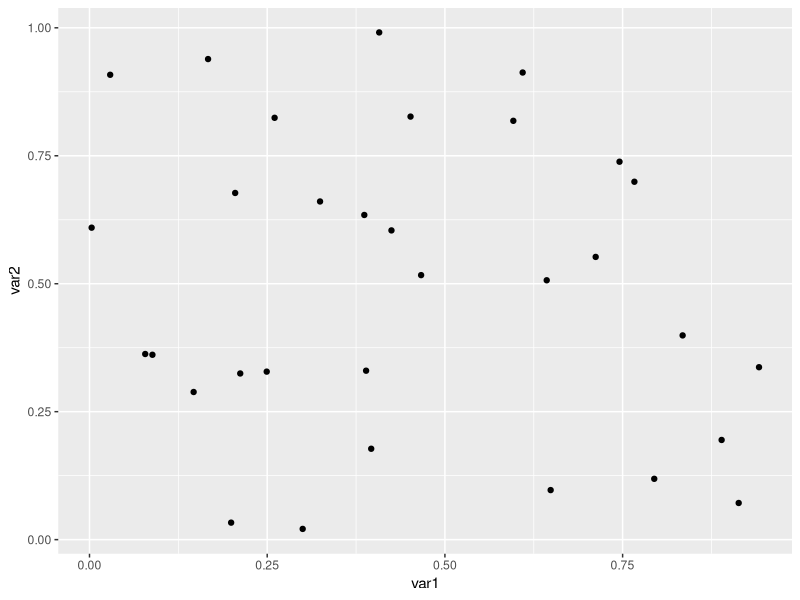
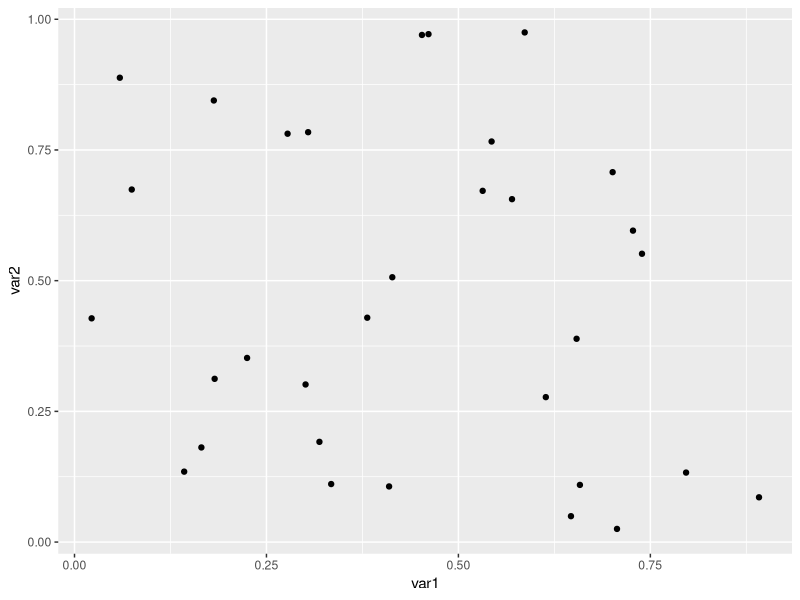

Recreate these plots in R, in order.
## ---- chunk 1
library(tidyverse)
## ---- chunk 2
# Example of embedded code
print('Hello world')
## ---- chunk 3
# Function printMyString
# Input: A string.
# Output: The input string is printed out in the command line.
printMyString <- function(someString) {
    print(someString)
}
# Test case
printMyString("This is a custom function I made. It's pretty useless.")
## ---- chunk 4
x <- c(1, 2, 3)
x
## ---- chunk 5
x + 1
## ---- chunk 6
x <- 'x is no longer a vector of numbers; it is a string'
x
## ---- chunk 7
mtcars
## ---- chunk 8
as_tibble(mtcars)
## ---- chunk 9
mtcars <- as_tibble(mtcars)
## ---- chunk 10
mtcars$mpg
## ---- chunk 11
nrow(mtcars)
ncol(mtcars)
dim(mtcars)
## ---- chunk 12
summary(mtcars)
## ---- chunk 13
smallData <- select(mtcars, mpg, hp, wt)
smallData
## ---- chunk 14
throwOutVariables <- select(mtcars, -mpg, -hp, -wt)
throwOutVariables
## ---- chunk 15
smallData$var1 <- runif(n = nrow(smallData))
smallData <- mutate(smallData, var2 = runif(n = nrow(smallData)))
smallData
## ---- chunk 16
ggplot(data = smallData, aes(x = var1, y = var2)) + 
    geom_point()
## ---- chunk 17
mtcars %>%
    mutate(var1 = runif(nrow(mtcars)), 
           var2 = runif(nrow(mtcars))) %>% 
    select(var1, var2) %>%  # this step is unnecessary
    ggplot(aes(x = var1, y = var2)) + 
        geom_point()
